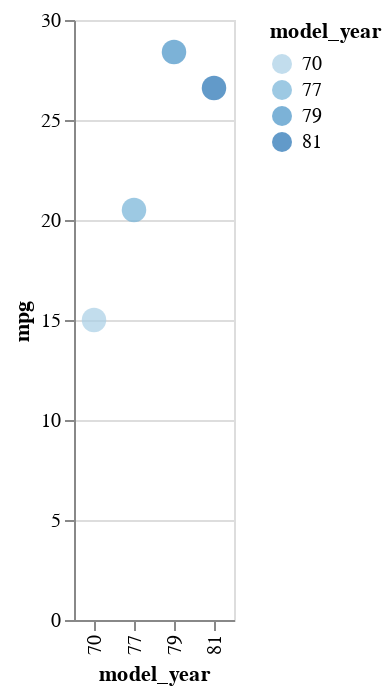

Source (notebook cell):
### Markdown cell above
I'll start by encoding "model_year" as ordinal. Notice that the spacing bewteen the x-axis gets ignored.

### Code cell
alt.Chart(df_sub).mark_circle(size=150).encode(
    x=alt.X("model_year:O").scale(zero=False),
    y="mpg",
    color="model_year:O"
)

### Figure 1 — Vega-Lite specification as saved in the notebook (floating-point values rounded to 4 significant figures)
{"config": {"view": {"continuousWidth": 300, "continuousHeight": 300}}, "data": {"name": "data-7ffbcbecac7f7ca6a3511d1629ed0214"}, "mark": {"type": "circle", "size": 150}, "encoding": {"color": {"field": "model_year", "type": "ordinal"}, "x": {"field": "model_year", "scale": {"zero": false}, "type": "ordinal"}, "y": {"field": "mpg", "type": "quantitative"}}, "$schema": "https://vega.github.io/schema/vega-lite/v5.6.1.json", "datasets": {"data-7ffbcbecac7f7ca6a3511d1629ed0214": [{"mpg": 15.0, "cylinders": 8, "displacement": 350.0, "horsepower": 165.0, "weight": 3693, "acceleration": 11.5, "model_year": 70, "origin": "usa", "name": "buick skylark 320"}, {"mpg": 20.5, "cylinders": 6, "displacement": 231.0, "horsepower": 105.0, "weight": 3425, "acceleration": 16.9, "model_year": 77, "origin": "usa", "name": "buick skylark"}, {"mpg": 28.4, "cylinders": 4, "displacement": 151.0, "horsepower": 90.0, "weight": 2670, "acceleration": 16.0, "model_year": 79, "origin": "usa", "name": "buick skylark limited"}, {"mpg": 26.6, "cylinders": 4, "displacement": 151.0, "horsepower": 84.0, "weight": 2635, "acceleration": 16.4, "model_year": 81, "origin": "usa", "name": "buick skylark"}]}}
